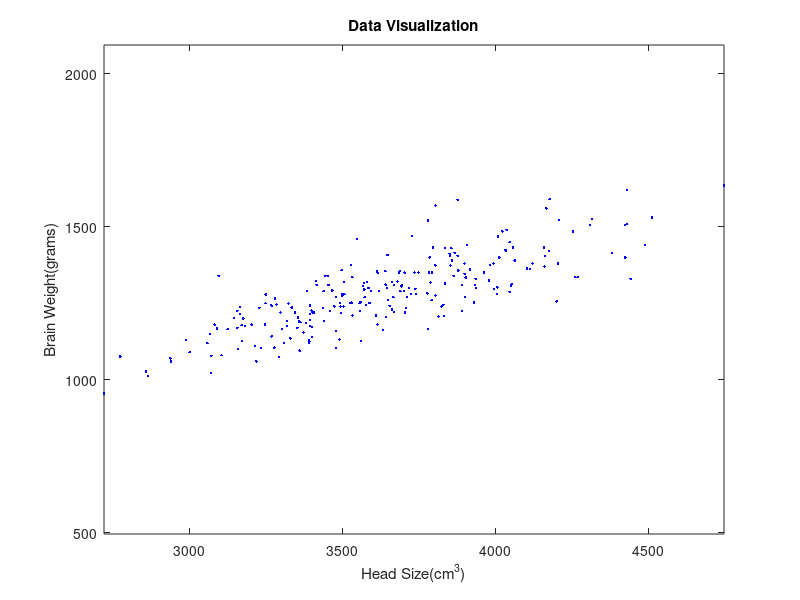
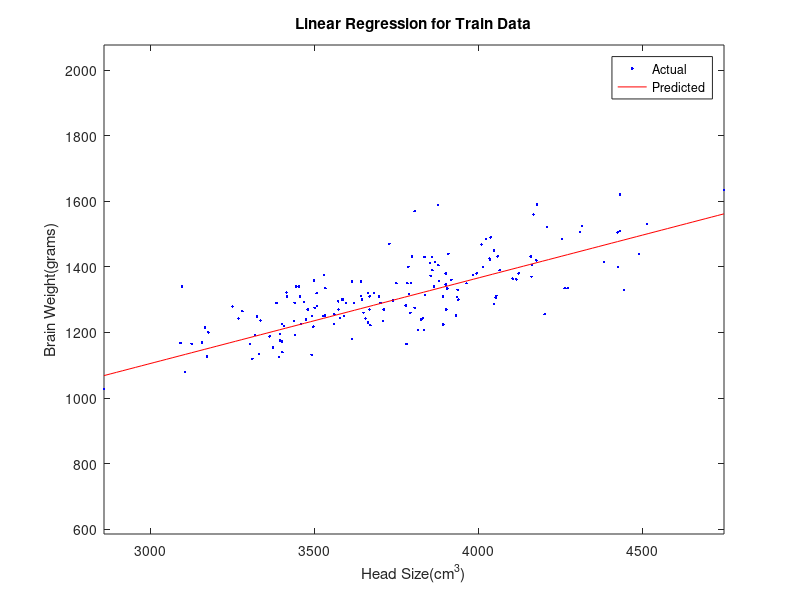
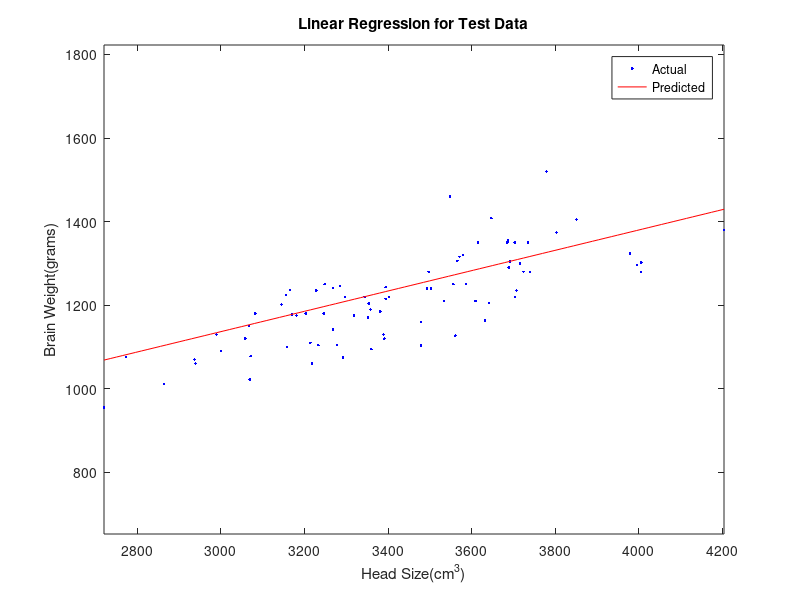
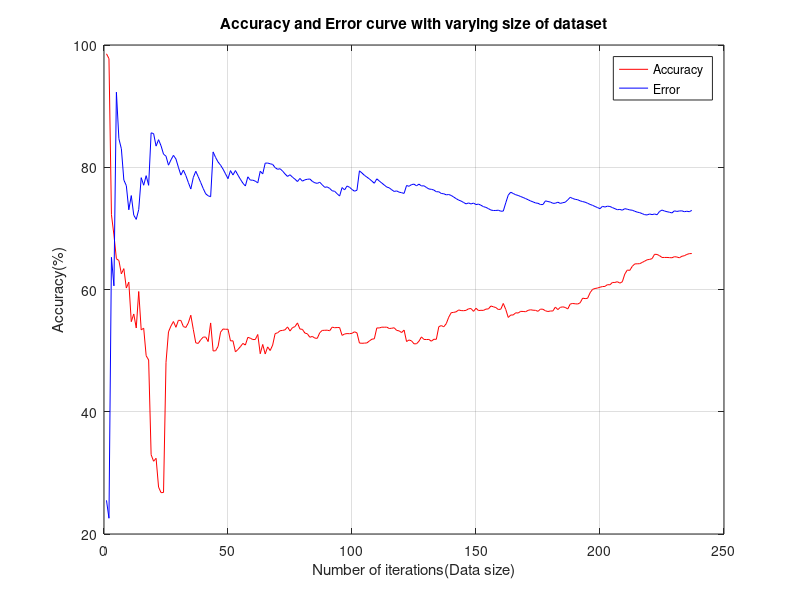

Here is the MATLAB script that generated these plots, in order:
clear;
close all;
clc;

%load dataset
data = load('headbrain.txt'); %load dataset from a text file
x = data(:,3); %input training data(head size(cm^3))
y = data(:,4); %labels to data(Brain weight(grams))
l = length(y); %number of training dataset

%data visualization
xa = min(x); 
xb = max(x);
xm = linspace(xa,xb,100);

figure();
plot(x,y,'.b');
hold on;
title('Data Visualization');
xlabel('Head Size(cm^3)');
ylabel('Brain Weight(grams)');
hold off;
axis equal tight;

%splitting into train and test data
x_train = data(1:(2*l/3),3); %input training data(head size(cm^3))
x_test =  data((2*l/3):end,3); %input test data(head size(cm^3))
y_train = data(1:(2*l/3),4); %labels to training data(Brain weight(grams))
y_test = data((2*l/3):end,4); %labels to test data(Brain weight(grams))

l_train = length(y_train);
l_test = length(y_test);

%%Calculate coefficients (slope(m) and intercept(b))
mean_x = mean(x_train);
mean_y = mean(y_train);
num = 0;
den = 0;
for i=1:l_train
    x_diff = (x_train(i,:) - mean_x);
    y_diff = (y_train(i,:) - mean_y);
    num = num + (x_diff * y_diff);
    den = den + (x_diff^2);    
end
m = num/den;
b = mean_y - (m*mean_x);

%%Visualize the predicted output along with actual label for test dataset
xa_train = min(x_train);
xb_train = max(x_train);
xm_train = linspace(xa_train,xb_train,100);

f=b+m*xm;
figure();
plot(x_train,y_train,'.b');
hold on;
plot(xm_train,f,'-r');
title('Linear Regression for Train Data');
xlabel('Head Size(cm^3)');
ylabel('Brain Weight(grams)');
legend('Actual','Predicted');
hold off;
axis equal tight;

%Calculation of R2_Score
sst= 0;
ssr = 0;
for j=1:l
    pred_y = m*x(j,:) + b;
    sst = sst + ((y(j,:)-mean_y)^2);
    ssr = ssr + ((y(j,:)-pred_y)^2);    
end
R2_score = 1-(ssr/sst);
R2_score

%%Calculation of Rooted Mean Squared Error
rmse = sqrt(ssr/l);
rmse

%%Calculate and Compare predicted values

ss = 0;
fprintf('Actual Brain Weight(grams) ----> Predicted Brain Weight(grams)\n');
for k=1:l_test
    pred_y(k) = m*x_test(k,:) + b;   
    ss = ss + ((y_test(k,:)-pred_y(k))^2); 
    err(k) = (sqrt(ss/k));
    fprintf('           %d          ---->         %.2f     \n',y_test(k,:),pred_y(k));   
end
%%Visualize the predicted output along with actual label for test dataset
xa_test = min(x_test);
xb_test = max(x_test);
xm_test = linspace(xa_test,xb_test,100);

f_test=b+m*xm_test;
figure();
plot(x_test,y_test,'.b');
hold on;
plot(xm_test,f_test,'-r');
title('Linear Regression for Test Data');
xlabel('Head Size(cm^3)');
ylabel('Brain Weight(grams)');
legend('Actual','Predicted');
hold off;
axis equal tight;

%%Accuracy and Prediction error curve with varying data size
sst= 0;
ssr = 0;
for j=1:l
    pred_y = m*x(j,:) + b;
    sst = sst + ((y(j,:)-mean_y)^2);
    ssr = ssr + ((y(j,:)-pred_y)^2); 
    accuracy(j) = (1-(ssr/sst))*100;
    error(j) = (sqrt(ssr/j));
    iteration(j) = j;
end
figure();
plot(iteration,accuracy,'-r');
grid on;
hold on;
plot(iteration,error,'-b');
title('Accuracy and Error curve with varying size of dataset');
xlabel('Number of iterations(Data size)');
ylabel('Accuracy(%)');
legend('Accuracy','Error');
hold off;

%%Plotting Error bar
figure();
errorbar(x_test,y_test,err,'.');
hold on;
plot(xm_test,f_test,'-r');
title('Error bar for actual and predicted output');
xlabel('Head Size(cm^3)');
ylabel('Brain Weight(grams)');
legend('Actual','Predicted');
hold off;
axis equal tight;